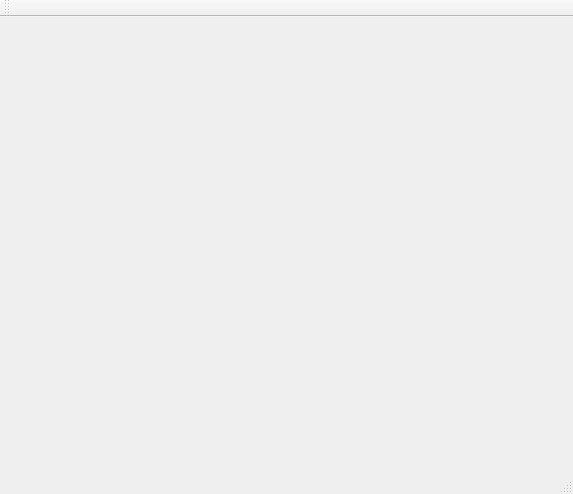
<?xml version="1.0" encoding="UTF-8"?>
<ui version="4.0">
 <class>MainWindow</class>
 <widget class="QMainWindow" name="MainWindow">
  <property name="geometry">
   <rect>
    <x>0</x>
    <y>0</y>
    <width>573</width>
    <height>494</height>
   </rect>
  </property>
  <property name="windowTitle">
   <string>QT中国象棋</string>
  </property>
  <widget class="QWidget" name="centralWidget"/>
  <widget class="QMenuBar" name="menuBar">
   <property name="geometry">
    <rect>
     <x>0</x>
     <y>0</y>
     <width>573</width>
     <height>17</height>
    </rect>
   </property>
  </widget>
  <widget class="QToolBar" name="mainToolBar">
   <attribute name="toolBarArea">
    <enum>TopToolBarArea</enum>
   </attribute>
   <attribute name="toolBarBreak">
    <bool>false</bool>
   </attribute>
  </widget>
  <widget class="QStatusBar" name="statusBar"/>
 </widget>
 <layoutdefault spacing="6" margin="11"/>
 <resources/>
 <connections/>
</ui>
